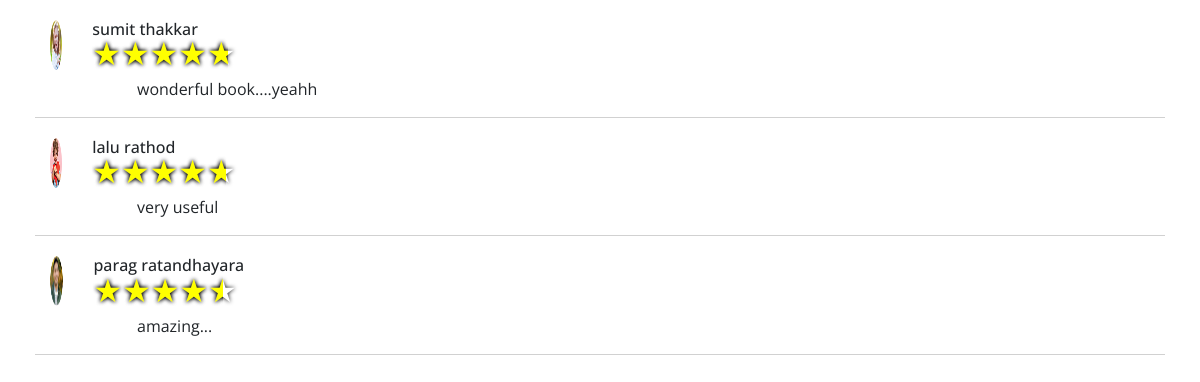
The app's page /Notes-front/customer_review.php?id=1 with its own data.
### tables this page shows
CREATE TABLE `sellernotesreviews` (
  `Sellernotereview_id` int(11) UNSIGNED NOT NULL,
  `Seller_note_id` int(11) UNSIGNED NOT NULL,
  `ReviewedByID` int(11) UNSIGNED NOT NULL,
  `AgainstDownloadsID` int(11) UNSIGNED NOT NULL,
  `Rating` decimal(10,3) NOT NULL,
  `Comments` varchar(255) NOT NULL,
  `CreatedDate` datetime DEFAULT NULL,
  `CreatedBy` int(11) DEFAULT NULL,
  `ModifiedDate` datetime DEFAULT NULL,
  `ModifiedBy` int(11) DEFAULT NULL,
  `IsActive` bit(1) NOT NULL
);

CREATE TABLE `userprofile` (
  `Profile_id` int(10) UNSIGNED NOT NULL,
  `User_id` int(11) UNSIGNED NOT NULL,
  `DOB` datetime DEFAULT NULL,
  `Gender` int(11) UNSIGNED DEFAULT NULL,
  `SecondaryEmail` varchar(100) NOT NULL,
  `Phonenumber_Countrycode` int(10) UNSIGNED NOT NULL,
  `PhoneNumber` varchar(20) NOT NULL,
  `ProfilePicture` varchar(500) DEFAULT NULL,
  `AddressLine1` varchar(100) NOT NULL,
  `AddressLine2` varchar(100) NOT NULL,
  `City` varchar(50) NOT NULL,
  `State` varchar(50) NOT NULL,
  `ZipCode` varchar(50) NOT NULL,
  `Country` int(10) UNSIGNED NOT NULL,
  `University` varchar(100) DEFAULT NULL,
  `College` varchar(100) DEFAULT NULL,
  `CreatedDate` datetime DEFAULT NULL,
  `CreatedBy` int(11) DEFAULT NULL,
  `ModifiedDate` datetime DEFAULT NULL,
  `ModifiedBy` int(11) DEFAULT NULL
);

CREATE TABLE `users` (
  `User_id` int(11) UNSIGNED NOT NULL,
  `UserRole_id` int(11) UNSIGNED NOT NULL,
  `FirstName` varchar(50) NOT NULL,
  `LastName` varchar(50) NOT NULL,
  `Email` varchar(100) NOT NULL,
  `Password` varchar(24) NOT NULL,
  `IsEmailVerified` bit(1) NOT NULL,
  `CreatedDate` datetime DEFAULT NULL,
  `CreatedBy` int(11) DEFAULT NULL,
  `ModifiedDate` datetime DEFAULT NULL,
  `ModifiedBy` int(11) DEFAULT NULL,
  `IsActive` bit(1) NOT NULL
);

### Notes-front/customer_review.php (the view, shortened to what this page needs)
   <html>
   <head>
    <link rel="stylesheet" href="css/font-awesome/css/font-awesome.min.css">
    <link rel="stylesheet" href="css/bootstrap/bootstrap.min.css">
    <link rel="stylesheet" href="css/jsRapStar.css">
    <link rel="stylesheet" href="css/style.css">
    <link rel="stylesheet" href="css/responsive.css">
   </head>
   <?php
include "connection.php";
       if(isset($_GET['id'])){
        $seller_id = $_GET['id'];
       }
?>
   <div class="container review-box">
       <?php
                         $query_review_fetch = mysqli_query($conn,"SELECT  sellernotesreviews.ReviewedByID,users.FirstName,users.LastName,users.User_id,userprofile.ProfilePicture FROM sellernotesreviews LEFT JOIN users ON sellernotesreviews.ReviewedByID=users.User_id LEFT JOIN userprofile ON sellernotesreviews.ReviewedByID=userprofile.User_id WHERE Seller_note_id=$seller_id");
                                while($row=mysqli_fetch_assoc($query_review_fetch)){
                                     $firstname= $row['FirstName'];
                                     $lastname = $row['LastName'];
                                     $review_user_id = $row['User_id'];
                                     $profile_pic = $row['ProfilePicture'];
                        ?>
       <div class="row box">
           <div style="display:flex">
               <div class="col-md-2">
                   <?php
                               $count_review_fetch =mysqli_num_rows($query_review_fetch);
                               if($count_review_fetch != 0){
                   if($profile_pic != ""){ ?>
                   <img src="<?php echo $profile_pic ?>" class="img-fluid rounded-circle" alt="user">
                   <?php  }
                   else{  ?>
                   <img src="../Notes-front/image/Dashboard/user-img.png" class="img-fluid rounded-circle" alt="user">
                   <?php } ?>
               </div>
               <div class="col-md-10">
                   <?php
                   echo "<h6>$firstname&nbsp;$lastname</h6>"; ?>
                   <?php
                                 $query_review_customer=mysqli_query($conn,"SELECT * FROM sellernotesreviews WHERE Seller_note_id=$seller_id AND ReviewedByID=$review_user_id");
                                 while($row=mysqli_fetch_assoc($query_review_customer)){
                                 $review_rate = $row['Rating'];
                                 $comment =$row['Comments'];
                                 }
                                ?>
                   <div id="review_star<?php echo $review_user_id ?>" start="<?php echo  $review_rate ?>" style="margin-left:0; margin-top:-10px"> </div>
               </div>
           </div>
           <div class="col-md-2"></div>
           <div class="col-md-10" style="margin-left:87px">
               <p><?php echo $comment ?></p>
           </div>
           <?php }
                            else {
                                echo "No Reviews for this note";
                            }
                            ?>
       </div>
       <?php } ?>
   </div><br>
   </html>

### Notes-front/css/jsRapStar.css (style rules this page uses)
.rapStar { display: inline; color: white; cursor: pointer; font-size: 32px; margin: auto; position: relative; text-shadow: 0 0 4px black; margin: 0px auto; display: table; clear: both; user-select: none; }
.rapStarDisable { cursor: default; }

### Notes-front/css/style.css (style rules this page uses)
html,body { height: 100%; font-family: "Open Sans",sans-serif; }
.review-box { padding: 20px; border-radius: 3px; }
.review-box img { width: 50px; height: 50px; }
.review-box h6 { margin: 0; padding: 0; }
.box { border-bottom: 1px solid #d1d1d1; margin-bottom: 20px; }

### records on screen
sellernotesreviews: userprofile.ProfilePicture (picture), ReviewedByID.FirstName "sumit", ReviewedByID.LastName "thakkar", Comments "wonderful book....yeahh"
sellernotesreviews: userprofile.ProfilePicture (picture), ReviewedByID.FirstName "lalu", ReviewedByID.LastName "rathod", Comments "very useful"
sellernotesreviews: ReviewedByID.FirstName "parag", ReviewedByID.LastName "ratandhayara", Comments "amazing..."
